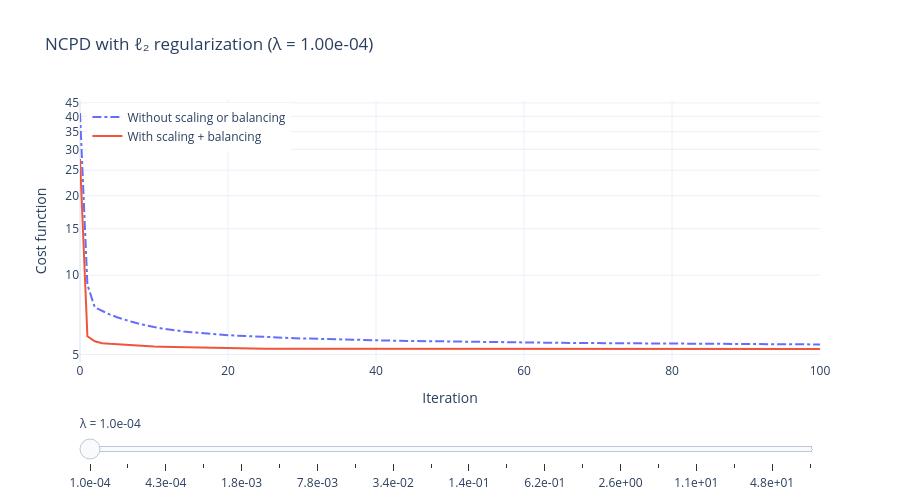

Notebook cell for this chart:
### Code cell
import numpy as np
import plotly.graph_objects as go
import tensorly as tl

from copy import deepcopy
from tensorly.solvers.penalizations import scale_factors_fro
from tensorly.decomposition import non_negative_parafac_hals


# ============================================================
# Utilities
# ============================================================

def optimal_balancing(factors):
    rank = factors[0].shape[1]
    beta = []

    for q in range(rank):
        beta.append(
            tl.prod(
                [tl.norm(factor[:, q]) ** (1 / len(factors))
                 for factor in factors]
            )
        )

    balanced_factors = []

    for i in range(len(factors)):
        balanced_factor = factors[i].copy()

        for q in range(rank):
            balanced_factor[:, q] = (
                factors[i][:, q]
                * beta[q]
                / tl.norm(factors[i][:, q])
            )

        balanced_factors.append(balanced_factor)

    return balanced_factors


# ============================================================
# Problem setup
# ============================================================

rank = 3
dims = [10, 11, 12]
ndims = len(dims)

noise = 0.1
itermax = 100

np.random.seed(22)

true_factors = [
    tl.tensor(np.random.rand(dims[i], rank))
    for i in range(ndims)
]

CPtensor = tl.cp_tensor.CPTensor(
    ([10 ** (-i) for i in range(ndims)], true_factors)
)

data = (
    CPtensor.to_tensor()
    + noise * tl.tensor(np.random.randn(*dims))
)

# Overestimated initialization rank
rank_e = rank + 3

init = [
    10 ** (-i) * tl.tensor(np.random.rand(dims[i], rank_e))
    for i in range(ndims)
]

CPinit = tl.cp_tensor.CPTensor((None, init))

# ============================================================
# Lambda grid
# ============================================================

lambda_values = np.logspace(-4, 2, 20)

all_loss_unscaled = []
all_loss_scaled_balanced = []

# ============================================================
# Run all experiments
# ============================================================

for ridge_reg in lambda_values:

    print(f"Running λ = {ridge_reg:.3e}")

    # Scaling
    CPinit_scaled, scale = scale_factors_fro(
        CPinit,
        data,
        [ridge_reg] * ndims,
        [0] * ndims,
        nonnegative=True,
    )

    init_scaled = CPinit_scaled.factors

    # Balancing
    balanced_scaled_init = optimal_balancing(init_scaled)

    CPinit_scaled_balanced = tl.cp_tensor.CPTensor(
        (None, balanced_scaled_init)
    )

    # -------------------------
    # Unscaled run
    # -------------------------

    callback_loss = []

    def callback_unscaled(factors, unnormalized_rec_errors):
        loss = (
            (unnormalized_rec_errors ** 2) / 2
            + sum(
                ridge_reg * tl.norm(factors[1][i]) ** 2
                for i in range(ndims)
            )
        )
        callback_loss.append(float(loss))

    non_negative_parafac_hals(
        data,
        rank_e,
        n_iter_max=itermax,
        tol=0,
        init=deepcopy(CPinit),
        verbose=False,
        ridge_coefficients=ridge_reg,
        callback=callback_unscaled,
    )

    loss_unscaled = np.asarray(callback_loss)

    # -------------------------
    # Scaled + balanced run
    # -------------------------

    callback_loss = []

    def callback_scaled(factors, unnormalized_rec_errors):
        loss = (
            (unnormalized_rec_errors ** 2) / 2
            + sum(
                ridge_reg * tl.norm(factors[1][i]) ** 2
                for i in range(ndims)
            )
        )
        callback_loss.append(float(loss))

    non_negative_parafac_hals(
        data,
        rank_e,
        n_iter_max=itermax,
        tol=0,
        init=deepcopy(CPinit_scaled_balanced),
        verbose=False,
        ridge_coefficients=ridge_reg,
        callback=callback_scaled,
    )

    loss_scaled_balanced = np.asarray(callback_loss)

    all_loss_unscaled.append(loss_unscaled)
    all_loss_scaled_balanced.append(loss_scaled_balanced)


# ============================================================
# Build Plotly figure
# ============================================================

fig = go.Figure()

for k, lam in enumerate(lambda_values):

    loss1 = all_loss_unscaled[k]
    loss2 = all_loss_scaled_balanced[k]

    visible = (k == 0)

    fig.add_trace(
        go.Scatter(
            x=np.arange(len(loss1)),
            y=loss1,
            mode="lines",
            line=dict(dash="dashdot"),
            name="Without scaling or balancing",
            visible=visible,
        )
    )

    fig.add_trace(
        go.Scatter(
            x=np.arange(len(loss2)),
            y=loss2,
            mode="lines",
            name="With scaling + balancing",
            visible=visible,
        )
    )

# ============================================================
# Slider
# ============================================================

steps = []

for k, lam in enumerate(lambda_values):

    visible = [False] * (2 * len(lambda_values))

    visible[2 * k] = True
    visible[2 * k + 1] = True

    step = dict(
        method="update",
        args=[
            {"visible": visible},
            {
                "title":
                    f"NCPD with ℓ₂ regularization "
                    f"(λ = {lam:.2e})"
            },
        ],
        label=f"{lam:.1e}",
    )

    steps.append(step)

sliders = [
    dict(
        active=0,
        currentvalue={
            "prefix": "λ = "
        },
        pad={"t": 50},
        steps=steps,
    )
]

# ============================================================
# Layout
# ============================================================

fig.update_layout(
    title=f"NCPD with ℓ₂ regularization (λ = {lambda_values[0]:.2e})",
    sliders=sliders,
    xaxis_title="Iteration",
    yaxis_title="Cost function",
    template="plotly_white",
    legend=dict(
        x=0.01,
        y=0.99,
    ),
    height=500,
)

fig.update_yaxes(type="log")

fig.show()
